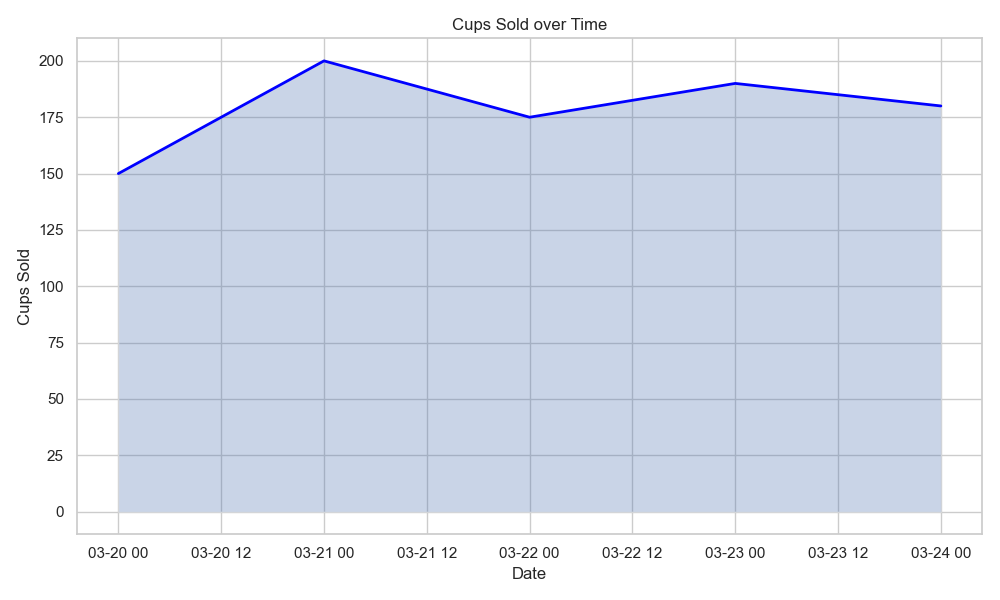

Write the Python code that produced this figure.

import seaborn as sns
import matplotlib.pyplot as plt
import pandas as pd

# Given chart table data in a list of dictionaries
data = [
    {'Date': '2023-03-20', 'Cups Sold': 150},
    {'Date': '2023-03-21', 'Cups Sold': 200},
    {'Date': '2023-03-22', 'Cups Sold': 175},
    {'Date': '2023-03-23', 'Cups Sold': 190},
    {'Date': '2023-03-24', 'Cups Sold': 180}
]

# Converting the list of dictionaries into a DataFrame
df = pd.DataFrame(data)

# Convert the 'Date' column to datetime
df['Date'] = pd.to_datetime(df['Date'])

# Sort the DataFrame by 'Date', in case it's not sorted
df = df.sort_values('Date')

# We'll create the lineplot first, then fill the area beneath it
sns.set(style="whitegrid")
plt.figure(figsize=(10, 6))  # Size of the figure can be adjusted according to need

# Creating the line plot
line = sns.lineplot(x='Date', y='Cups Sold', data=df, color='blue', lw=2)

# Now we fill the area under the lineplot
plt.fill_between(df['Date'], df['Cups Sold'], alpha=0.3)

# Additional customizations
plt.title('Cups Sold over Time')
plt.xlabel('Date')
plt.ylabel('Cups Sold')
plt.tight_layout()  # Ensure nothing is cut off when saving the plot

# Optionally, save the figure to a file
# plt.savefig('area_chart.png')

# Display the plot
plt.show()
